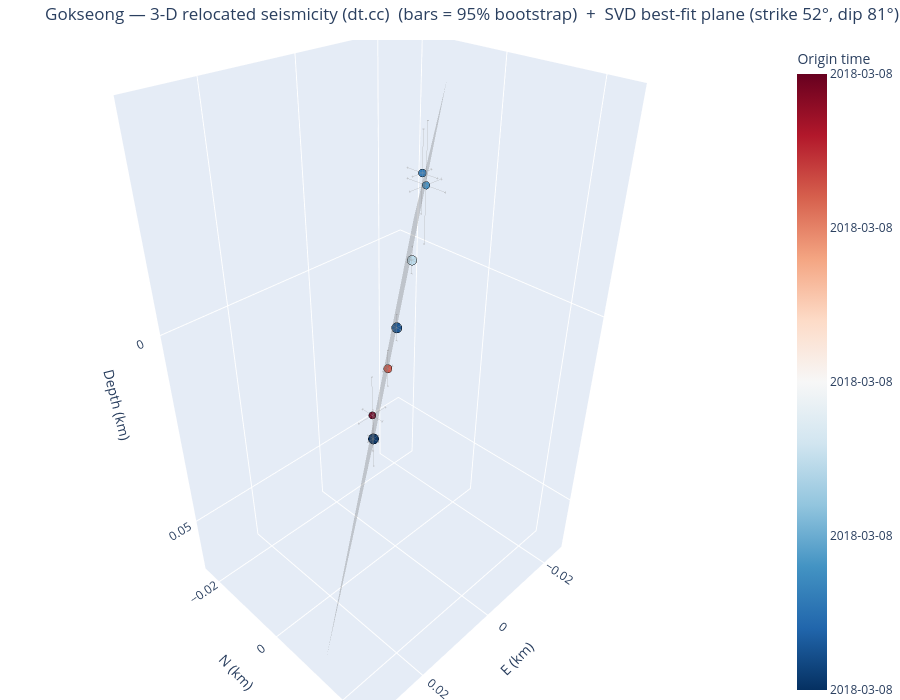

Here is the notebook cell this chart was saved with:
### Markdown cell above
## 5. Seismicity in 3-D (interactive)

`plot_3d_plane` returns an **interactive plotly** 3-D view of the dt.cc hypocentres (relative E–N–depth km,
coloured by origin time, sized by magnitude) with the SVD best-fit fault plane overlaid as a translucent
patch — rotate/zoom to judge planarity and dip. (Interactivity is live in a running notebook; committed
notebooks are output-stripped, and a static export needs the optional `kaleido` package.)

### Code cell
fig3d = viz.plot_3d_plane(cfg, VELMODEL, frame_from=FRAME_FROM, mech_select=MECH_SELECT)
try:                                  # optional static export (needs kaleido); harmless if absent
    fig3d.write_image(f"/tmp/{CLUSTER}_3d.png", scale=2)
except Exception as _e:
    print("(static export skipped — install kaleido for a PNG; the figure is interactive in a live notebook)")
fig3d                                 # <- interactive in JupyterLab: drag to rotate, scroll to zoom

### Figure 1 — Plotly figure (JSON) as saved in the notebook; plotly's stock layout.template omitted (floating-point values rounded to 4 significant figures)
{"data": [{"error_x": {"array": [0.0019, 0.00115, 0.002451, 0.0036, 0.001351, 0.00115, 0.002853], "color": "rgba(80,80,80,0.5)", "thickness": 0.8, "type": "data", "width": 2}, "error_y": {"array": [0.001901, 0.00115, 0.0036, 0.003951, 0.0011, 0.0009, 0.002152], "color": "rgba(80,80,80,0.5)", "thickness": 0.8, "type": "data", "width": 2}, "error_z": {"array": [0.009652, 0.003354, 0.008353, 0.01075, 0.003203, 0.0039, 0.007751], "color": "rgba(80,80,80,0.5)", "thickness": 0.8, "type": "data", "width": 2}, "marker": {"color": [17600.0, 17600.0, 17600.0, 17600.0, 17600.0, 17600.0, 17600.0], "colorbar": {"ticktext": ["2018-03-08", "2018-03-08", "2018-03-08", "2018-03-08", "2018-03-08"], "tickvals": [17600.0, 17600.0, 17600.0, 17600.0, 17600.0], "title": {"text": "Origin time"}}, "colorscale": [[0, "rgb(5,48,97)"], [0.1, "rgb(33,102,172)"], [0.2, "rgb(67,147,195)"], [0.3, "rgb(146,197,222)"], [0.4, "rgb(209,229,240)"], [0.5, "rgb(247,247,247)"], [0.6, "rgb(253,219,199)"], [0.7, "rgb(244,165,130)"], [0.8, "rgb(214,96,77)"], [0.9, "rgb(178,24,43)"], [1, "rgb(103,0,31)"]], "line": {"color": "black", "width": 0.5}, "opacity": 0.95, "size": [12.0, 12.0, 9.2, 8.8, 11.2, 9.6, 8.4]}, "mode": "markers", "name": "Hypocentres", "text": ["200000  M2.0", "200001  M2.0", "200002  M1.3", "200003  M1.2", "200004  M1.8", "200005  M1.4", "200006  M1.1"], "type": "scatter3d", "x": [-0.01301, -0.007014, -0.009214, 0.003286, -0.01151, 0.01339, 0.02409], "y": [-0.02039, -0.006986, -0.003186, 0.009014, -0.007386, 0.01081, 0.01811], "z": [0.05299, 0.009386, -0.02581, -0.03101, -0.004914, -0.0002143, -0.0004143]}, {"color": "gray", "hoverinfo": "name", "i": [0, 0], "j": [1, 3], "k": [3, 2], "name": "SVD best-fit plane 52/81", "opacity": 0.3, "showscale": false, "type": "mesh3d", "x": [-0.01583, -0.02488, 0.03276, 0.02371], "y": [-0.02367, -0.01193, 0.01379, 0.02553], "z": [0.05973, -0.0378, 0.05973, -0.0378]}], "layout": {"height": 700, "margin": {"b": 0, "l": 0, "r": 0, "t": 40}, "scene": {"aspectmode": "data", "xaxis": {"title": {"text": "E (km)"}}, "yaxis": {"title": {"text": "N (km)"}}, "zaxis": {"autorange": "reversed", "title": {"text": "Depth (km)"}}}, "title": {"text": "Gokseong — 3-D relocated seismicity (dt.cc)  (bars = 95% bootstrap)  +  SVD best-fit plane (strike 52°, dip 81°)"}}}
